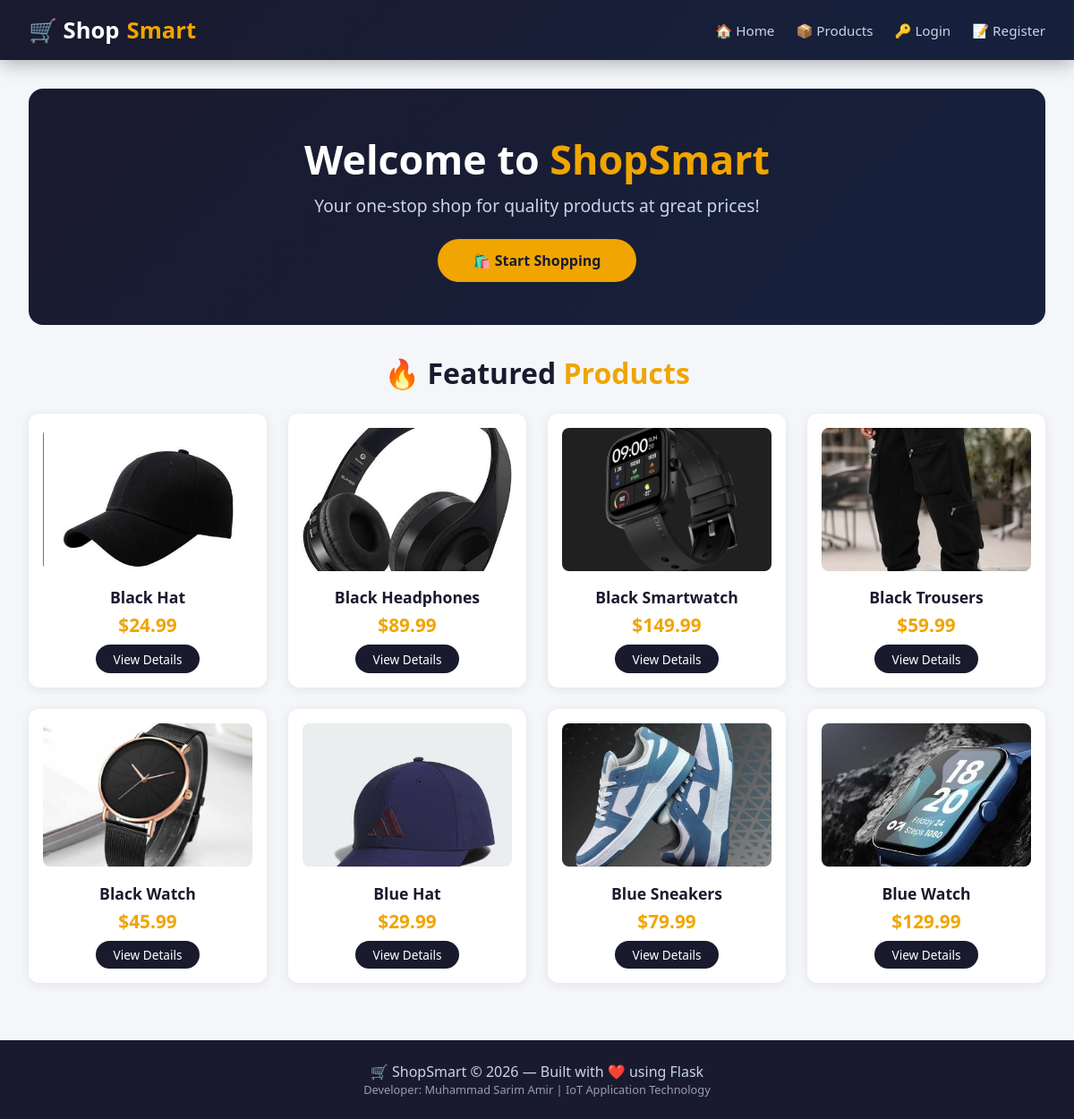
The page / on the database its author committed.
### app.py (models this page shows)
class Product(db.Model):
    id = db.Column(db.Integer, primary_key=True)
    name = db.Column(db.String(100), nullable=False)
    description = db.Column(db.Text, nullable=True)
    price = db.Column(db.Float, nullable=False)
    stock_quantity = db.Column(db.Integer, default=0)
    image_filename = db.Column(db.String(200), nullable=True)
    category = db.Column(db.String(50), nullable=True)
    created_at = db.Column(db.DateTime, default=datetime.utcnow)

### app.py (the view)
@app.route('/')
def index():
    products = Product.query.limit(8).all()
    cart_count = get_cart_count(session.get('user_id')) if session.get('user_id') else 0
    return render_template('index.html', products=products, cart_count=cart_count)

### templates/index.html (shortened to what this page needs)
{% extends 'base.html' %}
{% block content %}
<div class="hero">
    <h1>Welcome to <span>ShopSmart</span></h1>
    <p>Your one-stop shop for quality products at great prices!</p>
    <a href="{{ url_for('products') }}" class="btn">🛍️ Start Shopping</a>
</div>
<h2 class="section-title">🔥 Featured <span>Products</span></h2>
{% if products %}
    <div class="product-grid">
        {% for product in products %}
            <div class="product-card">
                <img src="{{ url_for('static', filename='images/' + product.image_filename) if product.image_filename else 'https://via.placeholder.com/300x200/4e73df/ffffff?text=Product' }}"
                     alt="{{ product.name }}">
                <h3>{{ product.name }}</h3>
                <div class="price">${{ "%.2f"|format(product.price) }}</div>
                <a href="{{ url_for('product_detail', id=product.id) }}" class="btn-sm">View Details</a>
            </div>
        {% endfor %}
    </div>
{% else %}
    <div class="empty-msg">
        <p>No products available yet.</p>
        <p style="font-size: 0.9rem;">Visit <a href="{{ url_for('init_db') }}">/init_db</a> to add all products.</p>
    </div>
{% endif %}
{% endblock %}

### templates/base.html (shortened to what this page needs)
<!DOCTYPE html>
<html lang="en">
<head>
</head>
<body>
    <nav class="navbar">
        <a href="{{ url_for('index') }}" class="brand">
            🛒 Shop<span>Smart</span>
        </a>
        <div class="nav-links">
            <a href="{{ url_for('index') }}">🏠 Home</a>
            <a href="{{ url_for('products') }}">📦 Products</a>
            {% if session.user_id %}
                <a href="{{ url_for('orders') }}">📋 Orders</a>
                <a href="{{ url_for('cart') }}" class="cart-link">
                    🛒 Cart
                    {% if cart_count > 0 %}
                        <span class="cart-badge">{{ cart_count }}</span>
                    {% endif %}
                </a>
                <span style="color: #c8d6e5;">👋 {{ session.username }}</span>
                <a href="{{ url_for('logout') }}" class="logout">🚪 Logout</a>
            {% else %}
                <a href="{{ url_for('login') }}">🔑 Login</a>
                <a href="{{ url_for('register') }}">📝 Register</a>
            {% endif %}
        </div>
    </nav>
    <main class="main-content">
        {% block content %}{% endblock %}
    </main>
    <footer class="footer">
        <p>🛒 ShopSmart &copy; 2026 — Built with ❤️ using Flask</p>
        <p style="font-size: 0.8rem; opacity: 0.7;">Developer: Muhammad Sarim Amir | IoT Application Technology</p>
    </footer>
</body>
</html>

### templates/base.html (style rules this page uses)
* { margin: 0; padding: 0; box-sizing: border-box; }
body { font-family: 'Segoe UI', Tahoma, Geneva, Verdana, sans-serif; background: #f4f6f9; color: #333; min-height: 100vh; display: flex; flex-direction: column; }
.navbar { background: linear-gradient(135deg, #1a1a2e, #16213e); padding: 1rem 2rem; display: flex; justify-content: space-between; align-items: center; flex-wrap: wrap; gap: 1rem; box-shadow: 0 4px 20px rgba(0,0,0,0.3); position: sticky; top: 0; z-index: 1000; }
.navbar .brand { font-size: 1.6rem; font-weight: 700; color: #fff; text-decoration: none; display: flex; align-items: center; gap: 0.5rem; }
.navbar .brand span { color: #f0a500; }
.navbar .nav-links { display: flex; align-items: center; gap: 1.5rem; flex-wrap: wrap; }
.navbar .nav-links a { color: #c8d6e5; text-decoration: none; font-size: 0.95rem; transition: color 0.3s ease; display: flex; align-items: center; gap: 0.3rem; }
.main-content { flex: 1; max-width: 1200px; margin: 0 auto; padding: 2rem; width: 100%; }
.footer { background: #1a1a2e; color: #c8d6e5; text-align: center; padding: 1.5rem; margin-top: 2rem; }

### templates/index.html (style rules this page uses)
.hero { text-align: center; padding: 3rem 0; background: linear-gradient(135deg, #1a1a2e, #16213e); border-radius: 16px; margin-bottom: 2rem; color: white; }
.hero h1 { font-size: 2.8rem; margin-bottom: 0.5rem; }
.hero h1 span { color: #f0a500; }
.hero p { font-size: 1.2rem; color: #c8d6e5; margin-bottom: 1.5rem; }
.hero .btn { display: inline-block; padding: 0.8rem 2.5rem; background: #f0a500; color: #1a1a2e; text-decoration: none; border-radius: 30px; font-weight: 600; transition: background 0.3s ease; }
.section-title { font-size: 2rem; margin-bottom: 1.5rem; text-align: center; color: #1a1a2e; }
.section-title span { color: #f0a500; }
.product-grid { display: grid; grid-template-columns: repeat(auto-fill, minmax(220px, 1fr)); gap: 1.5rem; }
.product-card { background: white; border-radius: 12px; overflow: hidden; box-shadow: 0 2px 12px rgba(0,0,0,0.08); transition: transform 0.3s ease, box-shadow 0.3s ease; text-align: center; padding: 1rem; }
.product-card img { width: 100%; height: 160px; object-fit: cover; border-radius: 8px; background: #f4f6f9; }
.product-card h3 { font-size: 1.1rem; margin: 0.8rem 0 0.3rem; color: #1a1a2e; }
.product-card .price { font-size: 1.3rem; font-weight: 700; color: #f0a500; }
.product-card .btn-sm { display: inline-block; padding: 0.4rem 1.2rem; background: #1a1a2e; color: white; text-decoration: none; border-radius: 20px; font-size: 0.85rem; margin-top: 0.5rem; transition: background 0.3s ease; border: none; cursor: pointer; }

### rows shown on the page
Product: image_filename (picture), name "Black Hat", price "24.99"
Product: image_filename (picture), name "Black Headphones", price "89.99"
Product: image_filename (picture), name "Black Smartwatch", price "149.99"
Product: image_filename (picture), name "Black Trousers", price "59.99"
Product: image_filename (picture), name "Black Watch", price "45.99"
Product: image_filename (picture), name "Blue Hat", price "29.99"
Product: image_filename (picture), name "Blue Sneakers", price "79.99"
Product: image_filename (picture), name "Blue Watch", price "129.99"
